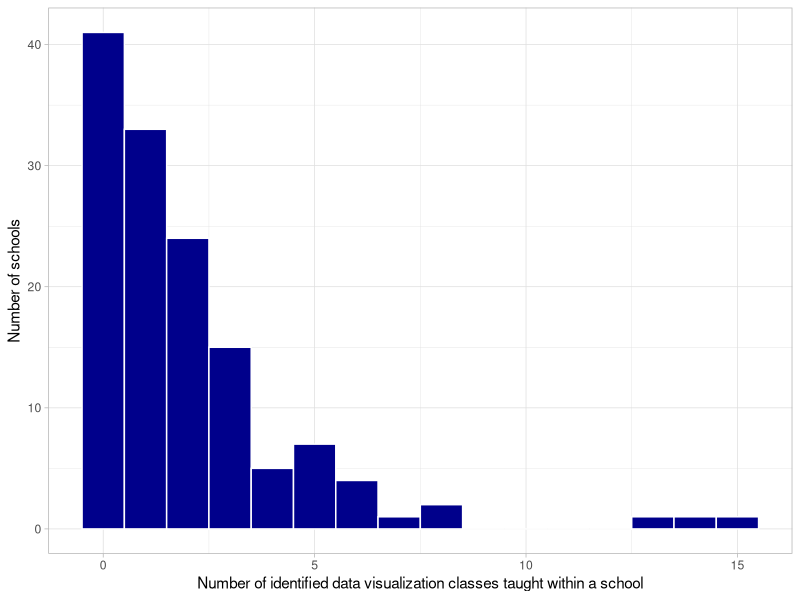

Reproduce this figure in R. (Note: this script raises an error after producing the figure.)
# PURPOSE: Explore survey results and create manuscript figures based on survey

library(tidyverse)

# Load the survey results -------------------------------------------------

clean_survey_file <- read_csv("data/processed/survey_results.csv")

table(clean_survey_file$type)
# liberal_arts   university 
#           50          104 

length(unique(clean_survey_file$university))
# [1] 154

# Only consider the courses with accessible course catalogs ---------------

main_survey_results <- clean_survey_file |>
  filter(course_catalog_accesible)

# How many were we able to access?
table(main_survey_results$type)
# liberal_arts   university 
#           46           89 

# How many schools have courses? ------------------------------------------

table(main_survey_results$did_it_include_any_class)
# FALSE  TRUE 
#    41    94 

table("Type" = main_survey_results$type,
      "Include a class?" = main_survey_results$did_it_include_any_class)
#           Include a class?
# Type           FALSE TRUE
#   liberal_arts    30   16
#   university      11   78

# Create class level dataset ----------------------------------------------

course_level_info <- main_survey_results |>
  dplyr::select(university, type, course_1_name:course_15_software) |>
  dplyr::select(-contains("notes")) |>
  pivot_longer(cols = course_1_name:course_15_software,
               names_to = c("class", ".value"),
               names_pattern = "course_(\\d+)_(.+)")

# Create for number of courses within a school:
course_count_hist <- course_level_info |>
  group_by(university) |>
  summarize(n_courses = length(which(!is.na(name)))) |>
  ggplot(aes(x = n_courses)) +
  geom_histogram(binwidth = 1, center = 0, closed = "left",
                 color = "white", fill = "darkblue") +
  theme_light() +
  labs(x = "Number of identified data visualization classes taught within a school",
       y = "Number of schools")
cowplot::save_plot("figs/hist_n_courses.pdf",
                   course_count_hist, ncol = 1, nrow = 1)

# Remove missing rows based on name:
course_level_info <- course_level_info |>
  filter(!is.na(name))

# How many schools with classes?
length(unique(course_level_info$university))
# [1] 94
94 / 154
# [1] 0.6103896

# Basic exploration of class level data -----------------------------------

course_level_info |>
  group_by(university) |>
  count() |>
  arrange(desc(n))
#     university                          n
#     <chr>                           <int>
#   1 Georgetown University              15
#   2 New York University                14
#   3 Northeastern University            13
#   4 Carnegie Mellon University          8
#   5 University of Notre Dame            8
#   6 Northwestern University             7
#   7 Duke University                     6
#   8 Purdue University                   6
#   9 Stevens Institute of Technology     6
#  10 University of Minnesota             6

# Course level?
table(course_level_info$level)  
# Both          Grad      Graduate      Undegrad     Undergrad Undergraduate 
# 63            99             2             1           103             2 

course_level_info <- course_level_info |>
  mutate(level = ifelse(str_detect(tolower(level), "und"),
                        "undergrad",
                        ifelse(str_detect(tolower(level),
                                          "both"),
                               "both", "grad")))
table(course_level_info$level)
# both      grad undergrad 
# 63       101       106

# What about the department?
length(unique(course_level_info$dept))
# [1] 163

course_level_info <- course_level_info |>
  mutate(is_stats = as.numeric(str_detect(tolower(dept), "stat")))
course_level_info |>
  filter(is_stats == 1) |>
  pull(dept) |>
  unique()
# [1] "Statistical Science, Information Science + Studies"              
# [2] "Statistical Science"                                             
# [3] "Statistics and Data Science"                                     
# [4] "Mathematics and Statistics, Computers and Information Management"
# [5] "Statistics"                                                      
# [6] "Applied Statistics, Social Science, and Humanities"              
# [7] "Statistics and Operations Research"                              
# [8] "Information Technology, Statistics" 

# Repeat for "data"
course_level_info <- course_level_info |>
  mutate(is_ds = as.numeric(str_detect(tolower(dept), "data")))
course_level_info |>
  filter(is_ds == 1) |>
  pull(dept) |>
  unique()
#  [1] "Data Science Institute"                        "Data Science"                                 
#  [3] "Statistics and Data Science"                   "Data Analytics"                               
#  [5] "Data Sciece"                                   "Data Science and Analytics"                   
#  [7] "Data Science (Public Policy)"                  "Data Analytics for Science"                   
#  [9] "Applied Data Analytics and Visualization"      "Environmental Data Science"                   
# [11] "Data Science and Engineering"                  "Applied Data Science"                         
# [13] "Computer Science, Data Science"                "Journalism and Media Management, Data Science"
# [15] "Data Analytics & Visualization"                "Data Science, Informatics"                    
# [17] "Data Science, Information Systems"             "Data for Political Research"      

# Okay - so how many data viz classes are from stats depts?
table(course_level_info$is_stats)
#   0   1 
# 252  18
table(course_level_info$is_stats) / nrow(course_level_info)
#          0          1 
# 0.93333333 0.06666667 

# For data science?
table(course_level_info$is_ds)
#   0   1 
# 236  34 
table(course_level_info$is_ds) / nrow(course_level_info)
#   0   1 
# 0.8740741 0.1259259  

# Create bar chart display for courses taught by dept and level
dept_level_bars <- course_level_info |>
  mutate(is_stat_ds = pmax(is_stats, is_ds)) |>
  group_by(level, is_stat_ds) |>
  summarize(n_classes = n(),
            .groups = "drop") |>
  mutate(level = fct_relevel(level, "undergrad", "grad", "both"),
         level = fct_recode(level, Both = "both", 
                            `Undergraduate-only` = "undergrad",
                            `Graduate-only` = "grad")) |>
  ggplot(aes(x = level, y = n_classes, fill = as.factor(is_stat_ds))) +
  geom_bar(stat = "identity", position = "stack") +
  ggthemes::scale_fill_colorblind(labels = c("No", "Yes")) +
  labs(x = "Student-level", y = "Number of classes",
       fill = "Taught by statistics and/or data science department?") +
  theme_light() +
  theme(legend.position = "bottom")
dept_level_bars
cowplot::save_plot("figs/dept_level_bars.pdf",
                   dept_level_bars, ncol = 1, nrow = 1)


# Frequency of topics we discuss ------------------------------------------

# How many classes had topics?
course_level_info |>
  filter(topic_list != "None", !is.na(topic_list)) |>
  nrow()
# [1] 142 

# How many classes didn't have available topics?
sum(is.na(course_level_info$topic_list))
# [1] 14
mean(is.na(course_level_info$topic_list))
# [1] 0.05185185

# First look up all topics:
all_topics <- c("interactive graphics", "networks", "spatial data",
                "high dimensional", "time series", "text data", "clustering",
                "text analysis",
                "hypothesis testing", "confidence intervals",
                "statistical modeling",
                "none")

topic_counts <- map_dfr(all_topics,
                        function(topic) {
                          topic_count <- course_level_info |>
                            mutate(topic_list = tolower(topic_list)) |>
                            filter(str_detect(topic_list, str_c(topic))) |>
                            nrow()
                          tibble(class_topic = topic,
                                 n_classes = topic_count)
                        }) |>
  # alter text analysis to be text data:
  mutate(class_topic = ifelse(class_topic == "text analysis",
                              "text data", class_topic)) |>
  group_by(class_topic) |>
  summarize(n_classes = sum(n_classes),
            .groups = "drop")

# Make a bar chart of these topic counts:
topic_count_bars <- topic_counts |>
  mutate(class_topic = fct_reorder(class_topic, n_classes)) |>
  ggplot(aes(x = class_topic, y = n_classes)) +
  geom_bar(stat = "identity",
           fill = "darkblue", color = "white") +
  coord_flip() +
  theme_light() +
  labs(x = "Topic",
       y = "Number of courses covering topic")
topic_count_bars
cowplot::save_plot("figs/topic_count_bars.pdf",
                   topic_count_bars, ncol = 1, nrow = 1)

# Number and proportion of courses that cover each topic
topic_counts
#    class_topic          n_classes
#    <chr>                    <int>
#  1 clustering                  10
#  2 confidence intervals         2
#  3 high dimensional            21
#  4 hypothesis testing           4
#  5 interactive graphics       105
#  6 networks                    32
#  7 none                       114
#  8 spatial data                51
#  9 statistical modeling         7
# 10 text data                   18
# 11 time series                 26

# Understanding *how many topics* each course teaches:
#create an indicator for each topic
topicChecks = course_level_info %>% reframe(
  clustering = as.numeric(grepl("clustering", tolower(topic_list))),
  CIs = as.numeric(grepl("confidence intervals", tolower(topic_list))),
  highDim = as.numeric(grepl("high dimensional", tolower(topic_list))),
  testing = as.numeric(grepl("hypothesis testing", tolower(topic_list))),
  interactive = as.numeric(grepl("interactive graphics", tolower(topic_list))),
  networks = as.numeric(grepl("networks", tolower(topic_list))),
  spatial = as.numeric(grepl("spatial data", tolower(topic_list))),
  modeling = as.numeric(grepl("statistical modeling", tolower(topic_list))),
  text = as.numeric(grepl("text", tolower(topic_list))),
  time = as.numeric(grepl("time series", tolower(topic_list)))
)
#count total number of topics
course_level_info$numTopics = rowSums(topicChecks)
#however, if topic_list is NA, change numTopics to NA
course_level_info$numTopics = ifelse(
  is.na(course_level_info$topic_list), NA,
  course_level_info$numTopics)

# histogram of number of topics
topic_count_hist <- course_level_info |>
  ggplot(aes(x = numTopics)) +
  geom_histogram(binwidth = 1, center = 0, closed = "left",
                 color = "white", fill = "darkblue") +
  theme_light() +
  labs(x = "Number of topics taught",
       y = "Number of courses") +
  scale_x_continuous(breaks = 0:10)
topic_count_hist

#Proportion of courses that teach each number of topics:
prop.table(table(course_level_info$numTopics))
#How many (and what proportion) teach at most 2 topics?
sum(course_level_info$numTopics <= 2, na.rm = TRUE)
mean(course_level_info$numTopics <= 2, na.rm = TRUE)

# More closely examining which courses
# did not cover any of the topics:
courses_noTopics = subset(course_level_info, topic_list == "None",
                          select = c(ame, dept))
print(courses_noTopics, n = 114)

# More closely examining which courses
# covered interactive graphics:
print(subset(course_level_info[which(topicChecks$interactive == 1),],
             select = c(name, dept)), n = 105)

# More closely examining which courses
# covered spatial data:
print(subset(course_level_info[which(topicChecks$spatial == 1),],
             select = c(name, dept)), n = 105)

# Set-up a vector of topics 
stat_topics <- c("hypothesis testing", "confidence intervals",
                 "statistical modeling")

# How many courses cover these topics?
courses_by_topics <- map(stat_topics,
                         function(topic) {
                           
                           # Just return the courses with this topic:
                           course_level_info |>
                             mutate(topic_list = tolower(topic_list)) |>
                             filter(str_detect(topic_list, str_c(topic)))
                           
                         })
names(courses_by_topics) <- stat_topics
sapply(courses_by_topics, function(x) x$university)
# $`hypothesis testing`
# [1] "Duke University"            "Columbia University"        "Carnegie Mellon University"
# [4] "Brigham Young University"  
# 
# $`confidence intervals`
# [1] "Carnegie Mellon University" "Colby College"             
# 
# $`statistical modeling`
# [1] "Duke University"            "Brown University"           "Georgetown University"     
# [4] "Georgetown University"      "Carnegie Mellon University" "University of Minnesota"   
# [7] "Colby College"        

# Print out the depts:
lapply(courses_by_topics, function(x) dplyr::select(x, university, dept))
# $`hypothesis testing`
# # A tibble: 4 × 2
#     university                 dept                                              
#     <chr>                      <chr>                                             
#   1 Duke University            Statistical Science, Information Science + Studies
#   2 Columbia University        Computer Science                                  
#   3 Carnegie Mellon University Statistics and Data Science                       
#   4 Brigham Young University   Political Science                                 
# 
# $`confidence intervals`
# # A tibble: 2 × 2
#     university                 dept                       
#     <chr>                      <chr>                      
#   1 Carnegie Mellon University Statistics and Data Science
#   2 Colby College              Statistics                 
# 
# $`statistical modeling`
# # A tibble: 7 × 2
# university                 dept                                              
# <chr>                      <chr>                                             
#   1 Duke University            Statistical Science, Information Science + Studies
#   2 Brown University           Computer Science                                  
#   3 Georgetown University      Data Science and Analytics                        
#   4 Georgetown University      Learning, Design, and Technology                  
#   5 Carnegie Mellon University Statistics and Data Science                       
#   6 University of Minnesota    Information and Decision Science                  
#   7 Colby College              Statistics  

# Create word clouds of departments, class names, and topics --------------

# Start with departments
library(tidytext)
data(stop_words)

course_dept_text <- course_level_info |>
  dplyr::select(university, class, dept) |>
  unnest_tokens(word, dept) |>
  filter(!(word %in% stop_words$word)) |>
  group_by(word) |>
  summarize(freq = n(), .groups = "drop")

library(wordcloud)
wordcloud(words = course_dept_text$word,
          freq = course_dept_text$freq, 
          random.order = FALSE,
          max.words = 100, 
          colors = brewer.pal(8, "Dark2"))
